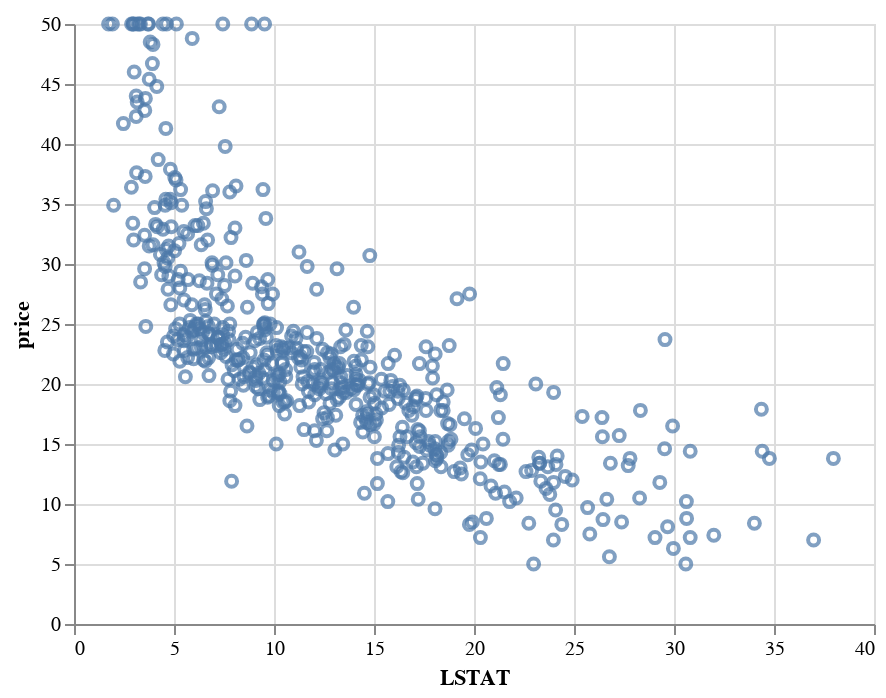

The cell this chart's notebook holds for it:
### Markdown cell above
# Part 3: Boston housing price dataset (23 points)

Apply what you have learned above to construct hypothetical outcome plots and spaghetti plots for the relationship between housing prices and the `LSTAT` variable (average of the proportion of adults without some high school education and the proportion of male workers classified as laborers). It can be seen from the below figure that LSTAT has a slight non-linear variation with the target variable:

### Code cell
from sklearn.datasets import load_boston
boston = load_boston()

#create a dataframe containing predictors (housing_X) and the response variable (housing_y)
housing_X = pd.DataFrame(boston.data, columns = boston.feature_names)[['LSTAT']]
housing_y = pd.Series(boston.target, name = "price")

#also create a combined data frame with both predictors and response variables
housing_df = pd.concat([housing_y, housing_X], axis=1)

# show the LSTAT versus price
alt.Chart(housing_df).mark_point().encode(
    x="LSTAT",
    y="price"
)

### Figure 1 — Vega-Lite specification as saved in the notebook (floating-point values rounded to 4 significant figures; data arrays with more than 128 entries replaced by an {"elided": "..."} marker saying what was removed)
{"config": {"view": {"continuousWidth": 400, "continuousHeight": 300}}, "data": {"name": "data-9b20e2dc417ee56d5b368e1c208eea2b"}, "mark": "point", "encoding": {"x": {"type": "quantitative", "field": "LSTAT"}, "y": {"type": "quantitative", "field": "price"}}, "$schema": "https://vega.github.io/schema/vega-lite/v4.8.1.json", "datasets": {"data-9b20e2dc417ee56d5b368e1c208eea2b": {"elided": "506 records"}}}
